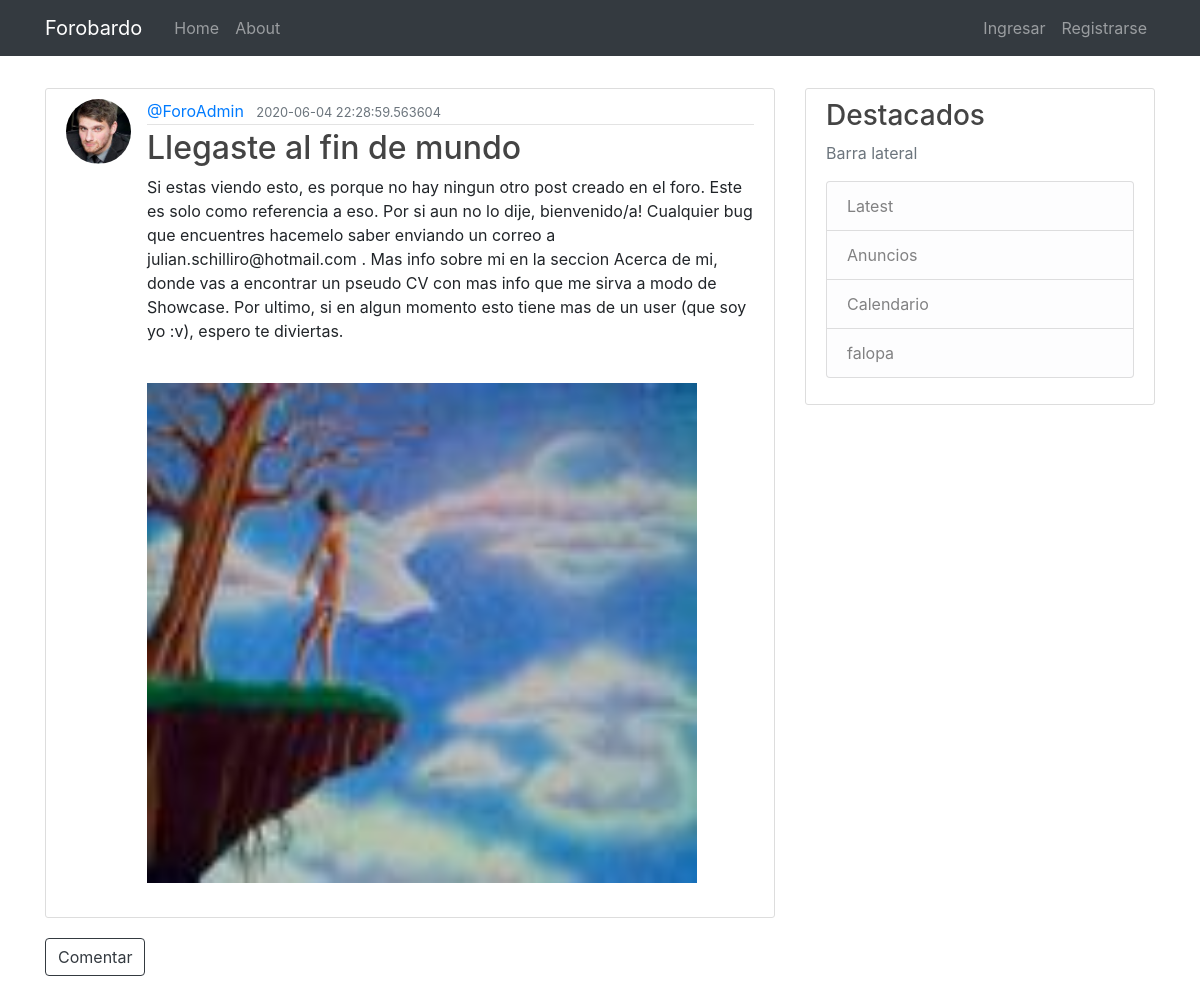
/post/1, run on the app's committed database.
### flaskblog/models.py (models this page shows, shortened)
class User(db.Model, UserMixin):
    id = db.Column(db.Integer, primary_key=True)
    username = db.Column(db.String(20), unique=True, nullable=False)
    email = db.Column(db.String(120), unique=True, nullable=False)
    image_file = db.Column(db.String(20), nullable=False, default='default.jpg')
    password = db.Column(db.String(60), nullable=False)
    about = db.Column(db.String(400))
    posts = db.relationship('Post', backref='author', lazy=True)
    followed = db.relationship(
        'User', secondary=followers,
        primaryjoin=(followers.c.follower_id == id),
        secondaryjoin=(followers.c.followed_id == id),
        backref=db.backref('followers', lazy='dynamic'), lazy='dynamic')

class Post(db.Model):
    id = db.Column(db.Integer, primary_key=True)
    title = db.Column(db.String(100), nullable=False)
    date_posted = db.Column(db.Text, nullable=False, default=datetime.utcnow)
    content = db.Column(db.Text, nullable=False)
    user_id = db.Column(db.Integer, db.ForeignKey('user.id'), nullable=False)
    image = db.Column(db.String(20), nullable=True)

### flaskblog/routes.py (the view)
@app.route('/post/<int:post_id>')
def post(post_id):
    post = Post.query.get_or_404(post_id)
    com = Comment.query.filter_by(post_id=post.id).order_by(Comment.date_posted.desc()).all()
    return render_template('post.html', title=post.title, post=post, com=com)

### flaskblog/templates/post.html (shortened to what this page needs)
{% extends "layout.html" %}
{% block content %}
{% if post.image %}
    <article class="media content-section">
        <img class="rounded-circle article-img" src="{{ url_for('static', filename='profile_pics/' + post.author.image_file) }}">
        <div class="media-body">
        <div class="article-metadata">
            <a class="mr-2" href="{{ url_for('user_posts', username=post.author.username) }}">@{{ post.author.username }}</a>
            <small class="text-muted">{{ post.date_posted }}</small>
        </div>
        <h2 class="article-title">{{ post.title }}</h2>
        <p class="article-content">{{ post.content }}</p>
        <br>
        <img style="width:550px;height:500px;" src="{{ url_for('static', filename='post_pics/' + post.image) }}"><br><br>
        </div>
    </article>
{% endif %}
<div>
    <form action="{{ url_for('comment_post', post_id=post.id) }}" method="POST">
        <input type="submit" class="btn btn-outline-dark" value="Comentar">
    </form>
</div> <br>
{% endblock content %}

### flaskblog/static/main.css (style rules this page uses)
body { background: #fafafa; color: #333333; margin-top: 5rem; }
h1, h2, h3, h4, h5, h6 { color: #444444; }
.content-section { background: #ffffff; padding: 10px 20px; border: 1px solid #dddddd; border-radius: 3px; margin-bottom: 20px; }
.article-title { color: #444444; }
.article-content { white-space: pre-line; }
.article-img { height: 65px; width: 65px; margin-right: 16px; }
.article-metadata { padding-bottom: 1px; margin-bottom: 4px; border-bottom: 1px solid #e3e3e3 }

### data on the page
User: image_file (picture), author.username "ForoAdmin"
Post: date_posted "2020-06-04 22:28:59.563604", title "Llegaste al fin de mundo", content "Si estas viendo esto, es porque no hay ningun otro post creado en el foro. Este es solo como referencia a eso. Por si aun no lo dije, bienvenido/a! Cualquier bug que encuentres hacemelo saber enviando un correo a julian.schilliro@hotmail.com . Mas info sobre mi en la seccion Acerca de mi, donde vas a encontrar un pseudo CV con mas info que me sirva a modo de Showcase. Por ultimo, si en algun momento esto tiene mas de un user (que soy yo :v), espero te diviertas.", image (picture)
